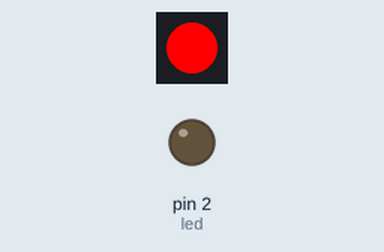
Recording of a sketch running on a simulated Arduino Uno, built with avr-gcc and run on an emulated ATmega328P. Parts: 1 RGB LEDs in strip order, left to right, output pins drawn as LEDs (lit = HIGH). Dim RGB values are drawn brighter than linear.

Above: at 0.15 s.
At 9.86 s:
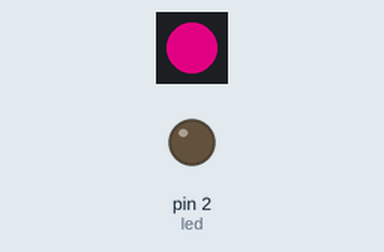
At 19.93 s:
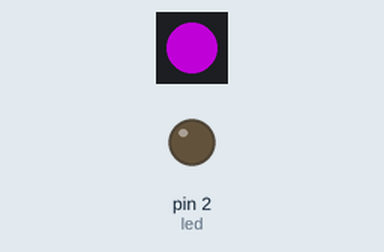
At 39.82 s:
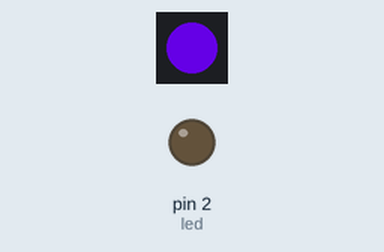
Timing chart, 0 to 40.0 s (numbered marks = the images above):
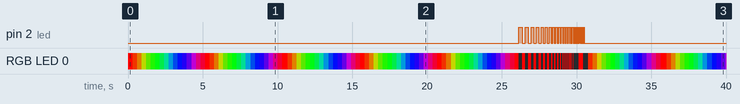

Measured:
- by itself, pin 2 (led): LOW → HIGH at 26.1 s, → LOW 0.23 s later, → HIGH 0.21 s later, → LOW 0.20 s later, … (70 changes in this stretch)
- by itself, RGB LED 0: off → RGB(255, 0, 0) at 0.00 s, → RGB(210, 45, 0) 0.30 s later, → RGB(165, 90, 0) 0.30 s later, → RGB(120, 135, 0) 0.30 s later, … (157 changes in this stretch)

The sketch:

neopixel_blink_llama.ino
```cpp
#include <Adafruit_NeoPixel.h>

#define PIN            1
#define NUMPIXELS      1

int led = 2;

Adafruit_NeoPixel strip = Adafruit_NeoPixel(NUMPIXELS, PIN, NEO_GRB + NEO_KHZ800);

int delayval = 100;

void setup() {
  strip.begin();
  pinMode(led, OUTPUT);
}

void loop() {
  rainbowCycle(20);
  evilFlash(1000);
}

void evilFlash(uint8_t wait){
  while(wait>10){
    strip.setPixelColor(0, strip.Color(255, 0, 0));
    strip.show();
    delay(wait);
    digitalWrite(led, HIGH);

    int twait = (wait*0.1);
    wait = wait - twait;
    strip.setPixelColor(0, strip.Color(0, 0, 0));
    strip.show();
    delay((twait*10));
    digitalWrite(led, LOW);
  }

  strip.setPixelColor(0, strip.Color(255, 0, 0));
  strip.show();
  digitalWrite(led, HIGH);
  delay((wait*0.5));
  strip.setPixelColor(0, strip.Color(0, 0, 0));
  strip.show();
  digitalWrite(led, LOW);
}

void rainbowCycle(uint8_t wait) {
  uint16_t i, j;

  for(j=0; j<256*5; j++) {
    for(i=0; i< strip.numPixels(); i++) {
      strip.setPixelColor(i, Wheel(((i * 256 / strip.numPixels()) + j) & 255));
    }
    strip.show();
    delay(wait);
  }

}

uint32_t Wheel(byte WheelPos) {
  WheelPos = 255 - WheelPos;
  if(WheelPos < 85) {
   return strip.Color(255 - WheelPos * 3, 0, WheelPos * 3);
  } else if(WheelPos < 170) {
    WheelPos -= 85;
   return strip.Color(0, WheelPos * 3, 255 - WheelPos * 3);
  } else {
   WheelPos -= 170;
   return strip.Color(WheelPos * 3, 255 - WheelPos * 3, 0);
  }
}
```
